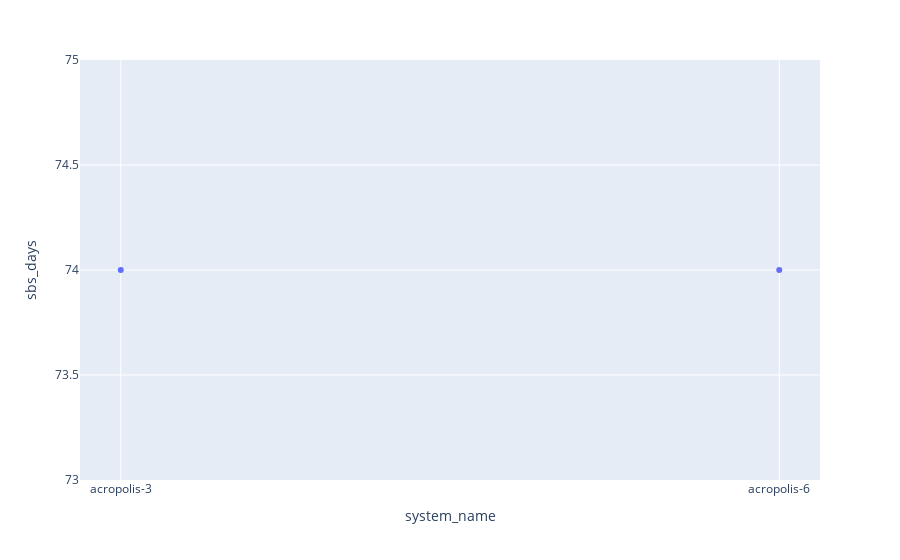

Write notebook code for a chart like this one.
### Code cell
# 144 * 10 minute intervals in 1 day - 3 * 10 min intervals in one calibration
# 24* 1h interval in 1 day

df_plot = df.sort("datetime") \
    .group_by(["system_name", "system_id"]) \
    .agg((pl.col("gmp343_corrected").count() / 24).cast(int).alias("sbs_days")) \
    .join(df_sbs, on="system_id") \
    .drop("^.*_right$") \
    .sort("system_id")

fig = px.scatter(df_plot, x="system_name", y="sbs_days")
fig.show()

### Figure 1 — Plotly figure (JSON) as saved in the notebook; plotly's stock layout.template omitted (floating-point values rounded to 4 significant figures)
{"data": [{"hovertemplate": "system_name=%{x}<br>sbs_days=%{y}<extra></extra>", "legendgroup": "", "marker": {"color": "#636efa", "symbol": "circle"}, "mode": "markers", "name": "", "orientation": "v", "showlegend": false, "type": "scatter", "x": ["acropolis-3", "acropolis-6"], "xaxis": "x", "y": [74, 74], "yaxis": "y"}], "layout": {"legend": {"tracegroupgap": 0}, "margin": {"t": 60}, "xaxis": {"anchor": "y", "domain": [0, 1], "title": {"text": "system_name"}}, "yaxis": {"anchor": "x", "domain": [0, 1], "title": {"text": "sbs_days"}}}}
